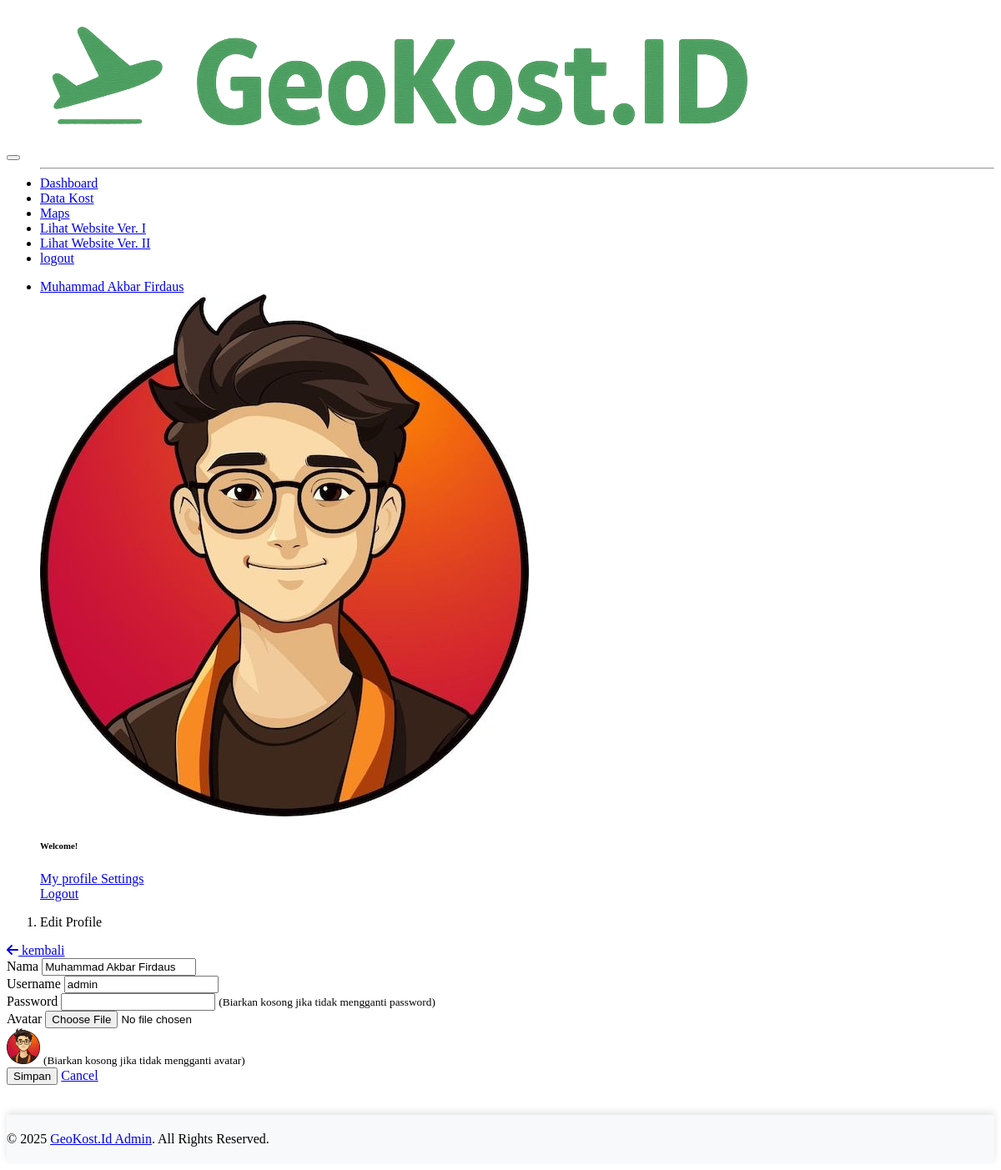
The app's page /admin/profile_edit.php (signed in) with its own data.
### tables this page shows
CREATE TABLE `users` (
  `id` int UNSIGNED NOT NULL,
  `name` varchar(100) NOT NULL,
  `username` varchar(100) NOT NULL,
  `password` varchar(100) NOT NULL,
  `avatar` varchar(100) NOT NULL,
  `created_at` timestamp NULL DEFAULT NULL,
  `updated_at` timestamp NULL DEFAULT NULL
);

### admin/profile_edit.php (the view, shortened to what this page needs)
<?php include "_header.php"; ?>
<div class="header bg-gradient-success pb-8 pt-2 pt-md-7">
	<div class="container-fluid px-4">
		<ol class="breadcrumb mb-4">
			<li class="breadcrumb-item active text-dark">Edit Profile</li>
		</ol>
	</div>
</div>
<div class="container-fluid mt--7">
	<div class="card">
		<div class="card-header d-flex justify-content-end align-items-center">
			<a href="kost.php" class="btn btn-secondary btn-sm"><i class="fas fa-arrow-left"></i> kembali</a>
		</div>
		<?php
		$query = $pdo->query("SELECT * FROM users WHERE id = '$_SESSION[userid]'");
		$data = $query->fetch();
		?>
		<div class="card-body">
			<form action="" method="post" enctype="multipart/form-data">
				<div class="form-group">
					<label for="nama">Nama</label>
					<input type="text" name="nama" id="nama" class="form-control" value="<?= $data['name'] ?>" required>
				</div>
				<div class="form-group">
					<label for="user">Username</label>
					<input type="text" name="user" id="user" class="form-control" value="<?= $data['username'] ?>"
						required>
				</div>
				<div class="form-group">
					<label for="pass">Password</label>
					<input type="text" name="pass" id="pass" class="form-control">
					<small class="text-muted">(Biarkan kosong jika tidak mengganti password)</small>
				</div>
				<div class="form-group">
					<label for="avatar">Avatar</label>
					<input type="file" name="avatar" id="avatar" class="form-control-file">
					<div class="mt-2">
						<?php if ($data['avatar'] == ''): ?>
							<img src="../assets/images/user.png" width="40px">
						<?php else: ?>
							<img src="../assets/images/users/<?= $data['avatar'] ?>" width="40px">
						<?php endif; ?>
						<small class="text-muted">(Biarkan kosong jika tidak mengganti avatar)</small>
					</div>
				</div>
				<button type="submit" name="simpan" class="btn btn-success">Simpan</button>
				<a href="./index.php" class="btn btn-danger">Cancel</a>
			</form>
		</div>
	</div>
	<?php include "_footer.php"; ?>

### admin/_header.php (shortened to what this page needs)
<?php
include "../+koneksi.php";
$query = $pdo->prepare("SELECT * FROM users WHERE id = ?");
$query->execute([$_SESSION['userid']]);
$data = $query->fetch();
$name = $data['name'];
$avatar = ($data['avatar'] == '') ? 'user.png' : 'users/' . $data['avatar'];
?>
<!DOCTYPE html>
<html lang="en">
<head>
	<link href="https://cdnjs.cloudflare.com/ajax/libs/font-awesome/6.4.0/css/all.min.css" rel="stylesheet">
	<link href="https://technext.github.io/argon-dashboard/assets/js/plugins/nucleo/css/nucleo.css" rel="stylesheet" />
	<link
		href="https://technext.github.io/argon-dashboard/assets/js/plugins/@fortawesome/fontawesome-free/css/all.min.css"
		rel="stylesheet" />
	<link href="https://technext.github.io/argon-dashboard/assets/css/argon-dashboard.css?v=1.1.2" rel="stylesheet" />
</head>
<body class="">
	<nav class="navbar navbar-vertical fixed-left navbar-expand-md navbar-light bg-white" id="sidenav-main">
		<div class="container-fluid">
			<button class="navbar-toggler" type="button" data-toggle="collapse" data-target="#sidenav-collapse-main"
				aria-controls="sidenav-main" aria-expanded="false" aria-label="Toggle navigation">
			</button>
			<a class="navbar-brand pt-4 mb-0" href="index.php" style="margin-bottom: 0;">
				<img src="../assets/admin.png" class="navbar-brand-img mb-0" alt="..." style="margin-bottom: 0.2rem;">
			</a>
			<div class="collapse navbar-collapse" id="sidenav-collapse-main">
				<ul class="navbar-nav">
					<li class="nav-item  ">
						<hr class="my-0">
						<a class="nav-link" href="index.php">
							<i class="ni ni-tv-2 text-success"></i> Dashboard
						</a>
					</li>
					<li class="nav-item ">
						<a class="nav-link " href="kost.php">
							<i class="ni ni-building text-primary"></i> Data Kost
						</a>
					</li>
					<li class="nav-item">
						<a class="nav-link " href="peta.php">
							<i class="ni ni-pin-3 text-orange"></i> Maps
						</a>
					</li>
					<li class="nav-item">
						<a class="nav-link " href="../index.php">
							<i class="ni ni-send text-default"></i> Lihat Website Ver. I
						</a>
					</li>
					<li class="nav-item">
						<a class="nav-link " href="../index2.php">
							<i class="ni ni-send text-default"></i> Lihat Website Ver. II
						</a>
					</li>
					<li class="nav-item">
						<a class="nav-link" href="logout.php">
							<i class="ni ni-user-run text-danger"></i> logout
						</a>
					</li>
				</ul>
			</div>
		</div>
	</nav>
	<div class="main-content">
		<nav class="navbar navbar-top navbar-expand-md navbar-success bg-gradient-success" id="navbar-main">
			<div class="container-fluid">
				<ul class="navbar-nav align-items-center d-none d-md-flex">
					<li class="nav-item dropdown">
						<a class="nav-link pr-0" href="#" role="button" data-toggle="dropdown" aria-haspopup="true"
							aria-expanded="false">
							<div class="media align-items-center justify-content-between">
								<div class="media-body d-none d-lg-block">
									<span
										class="mb-0 text-sm font-weight-bold text-white"><?= htmlspecialchars($name) ?></span>
								</div>
								<span class="avatar avatar-sm rounded-circle ml-3">
									<img alt="Image placeholder" src="../assets/images/<?= $avatar ?>">
								</span>
							</div>
						</a>
						<div class="dropdown-menu dropdown-menu-arrow dropdown-menu-right">
							<div class=" dropdown-header noti-title">
								<h6 class="text-overflow m-0">Welcome!</h6>
							</div>
							<a href="profile_edit.php" class="dropdown-item">
								<span>My profile</span>
							</a>
							<a href="setting.php" class="dropdown-item">
								<span>Settings</span>
							</a>
							<a href="#!" class="dropdown-item">
								<span>Logout</span>
							</a>
						</div>
					</li>
				</ul>
			</div>
		</nav>

### admin/_header.php (style rules this page uses)
#sidenav-collapse-main .navbar-nav { margin-top: 0rem; }

### records on screen
users: name "Muhammad Akbar Firdaus", avatar (picture), nama "Muhammad Akbar Firdaus", user "admin"
